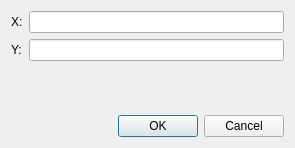
<?xml version="1.0" encoding="UTF-8"?>
<ui version="4.0">
 <class>OffsetSettingDialog</class>
 <widget class="QDialog" name="OffsetSettingDialog">
  <property name="geometry">
   <rect>
    <x>0</x>
    <y>0</y>
    <width>295</width>
    <height>148</height>
   </rect>
  </property>
  <property name="windowTitle">
   <string>Offset Setting</string>
  </property>
  <layout class="QVBoxLayout" name="verticalLayout">
   <item>
    <layout class="QGridLayout" name="gridLayout">
     <item row="0" column="0">
      <widget class="QLabel" name="xLabel">
       <property name="text">
        <string>X:</string>
       </property>
      </widget>
     </item>
     <item row="0" column="1">
      <widget class="RealNumberEditWidget" name="xEdit"/>
     </item>
     <item row="1" column="0">
      <widget class="QLabel" name="yLabel">
       <property name="text">
        <string>Y:</string>
       </property>
      </widget>
     </item>
     <item row="1" column="1">
      <widget class="RealNumberEditWidget" name="yEdit"/>
     </item>
    </layout>
   </item>
   <item>
    <spacer name="verticalSpacer">
     <property name="orientation">
      <enum>Qt::Vertical</enum>
     </property>
     <property name="sizeHint" stdset="0">
      <size>
       <width>20</width>
       <height>6</height>
      </size>
     </property>
    </spacer>
   </item>
   <item>
    <widget class="QDialogButtonBox" name="buttonBox">
     <property name="orientation">
      <enum>Qt::Horizontal</enum>
     </property>
     <property name="standardButtons">
      <set>QDialogButtonBox::Cancel|QDialogButtonBox::Ok</set>
     </property>
    </widget>
   </item>
  </layout>
 </widget>
 <customwidgets>
  <customwidget>
   <class>RealNumberEditWidget</class>
   <extends>QLineEdit</extends>
   <header>guibase/widget/realnumbereditwidget.h</header>
  </customwidget>
 </customwidgets>
 <resources/>
 <connections>
  <connection>
   <sender>buttonBox</sender>
   <signal>accepted()</signal>
   <receiver>OffsetSettingDialog</receiver>
   <slot>accept()</slot>
   <hints>
    <hint type="sourcelabel">
     <x>248</x>
     <y>254</y>
    </hint>
    <hint type="destinationlabel">
     <x>157</x>
     <y>274</y>
    </hint>
   </hints>
  </connection>
  <connection>
   <sender>buttonBox</sender>
   <signal>rejected()</signal>
   <receiver>OffsetSettingDialog</receiver>
   <slot>reject()</slot>
   <hints>
    <hint type="sourcelabel">
     <x>316</x>
     <y>260</y>
    </hint>
    <hint type="destinationlabel">
     <x>286</x>
     <y>274</y>
    </hint>
   </hints>
  </connection>
 </connections>
</ui>
